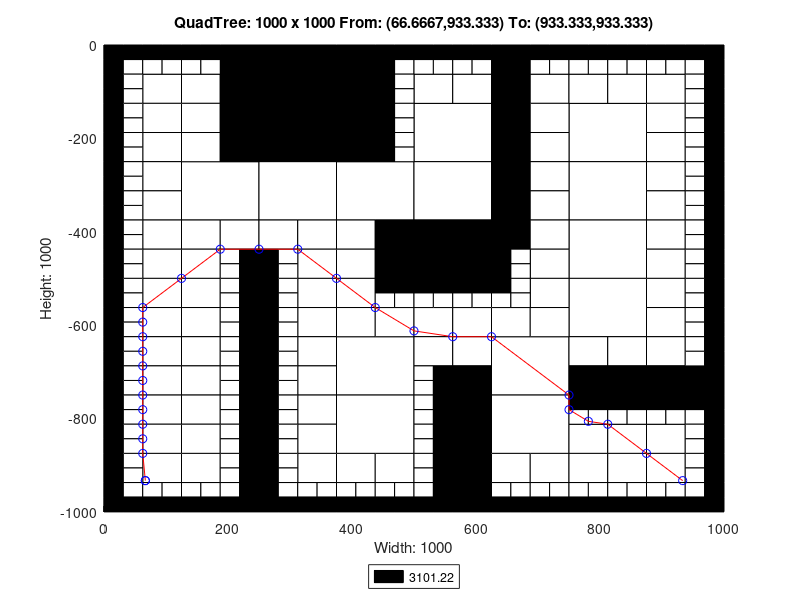

Reproduce this figure in MATLAB.
axis([0 1000 -1000 0]);
title('QuadTree: 1000 x 1000 From: (66.6667,933.333) To: (933.333,933.333)');
xlabel('Width: 1000');
ylabel('Height: 1000');
rectangle('Position',[250 -125 125 125], 'FaceColor',[0 0 0]);
rectangle('Position',[250 -250 125 125], 'FaceColor',[0 0 0]);
rectangle('Position',[125 -375 125 125], 'FaceColor',[1 1 1]);
rectangle('Position',[250 -375 125 125], 'FaceColor',[1 1 1]);
rectangle('Position',[375 -375 125 125], 'FaceColor',[1 1 1]);
rectangle('Position',[500 -250 125 125], 'FaceColor',[1 1 1]);
rectangle('Position',[750 -250 125 125], 'FaceColor',[1 1 1]);
rectangle('Position',[500 -375 125 125], 'FaceColor',[1 1 1]);
rectangle('Position',[500 -500 125 125], 'FaceColor',[0 0 0]);
rectangle('Position',[750 -375 125 125], 'FaceColor',[1 1 1]);
rectangle('Position',[750 -500 125 125], 'FaceColor',[1 1 1]);
rectangle('Position',[375 -750 125 125], 'FaceColor',[1 1 1]);
rectangle('Position',[375 -875 125 125], 'FaceColor',[1 1 1]);
rectangle('Position',[625 -750 125 125], 'FaceColor',[1 1 1]);
rectangle('Position',[750 -625 125 125], 'FaceColor',[1 1 1]);
rectangle('Position',[625 -875 125 125], 'FaceColor',[1 1 1]);
rectangle('Position',[62.5 -125 62.5 62.5], 'FaceColor',[1 1 1]);
rectangle('Position',[187.5 -62.5 62.5 62.5], 'FaceColor',[0 0 0]);
rectangle('Position',[125 -125 62.5 62.5], 'FaceColor',[1 1 1]);
rectangle('Position',[187.5 -125 62.5 62.5], 'FaceColor',[0 0 0]);
rectangle('Position',[62.5 -187.5 62.5 62.5], 'FaceColor',[1 1 1]);
rectangle('Position',[62.5 -250 62.5 62.5], 'FaceColor',[1 1 1]);
rectangle('Position',[125 -187.5 62.5 62.5], 'FaceColor',[1 1 1]);
rectangle('Position',[187.5 -187.5 62.5 62.5], 'FaceColor',[0 0 0]);
rectangle('Position',[125 -250 62.5 62.5], 'FaceColor',[1 1 1]);
rectangle('Position',[187.5 -250 62.5 62.5], 'FaceColor',[0 0 0]);
rectangle('Position',[375 -62.5 62.5 62.5], 'FaceColor',[0 0 0]);
rectangle('Position',[375 -125 62.5 62.5], 'FaceColor',[0 0 0]);
rectangle('Position',[375 -187.5 62.5 62.5], 'FaceColor',[0 0 0]);
rectangle('Position',[375 -250 62.5 62.5], 'FaceColor',[0 0 0]);
rectangle('Position',[62.5 -312.5 62.5 62.5], 'FaceColor',[1 1 1]);
rectangle('Position',[62.5 -375 62.5 62.5], 'FaceColor',[1 1 1]);
rectangle('Position',[62.5 -437.5 62.5 62.5], 'FaceColor',[1 1 1]);
rectangle('Position',[62.5 -500 62.5 62.5], 'FaceColor',[1 1 1]);
rectangle('Position',[125 -437.5 62.5 62.5], 'FaceColor',[1 1 1]);
rectangle('Position',[187.5 -437.5 62.5 62.5], 'FaceColor',[1 1 1]);
rectangle('Position',[125 -500 62.5 62.5], 'FaceColor',[1 1 1]);
rectangle('Position',[250 -437.5 62.5 62.5], 'FaceColor',[1 1 1]);
rectangle('Position',[312.5 -437.5 62.5 62.5], 'FaceColor',[1 1 1]);
rectangle('Position',[312.5 -500 62.5 62.5], 'FaceColor',[1 1 1]);
rectangle('Position',[375 -437.5 62.5 62.5], 'FaceColor',[1 1 1]);
rectangle('Position',[437.5 -437.5 62.5 62.5], 'FaceColor',[0 0 0]);
rectangle('Position',[375 -500 62.5 62.5], 'FaceColor',[1 1 1]);
rectangle('Position',[437.5 -500 62.5 62.5], 'FaceColor',[0 0 0]);
rectangle('Position',[500 -125 62.5 62.5], 'FaceColor',[1 1 1]);
rectangle('Position',[562.5 -125 62.5 62.5], 'FaceColor',[1 1 1]);
rectangle('Position',[625 -62.5 62.5 62.5], 'FaceColor',[0 0 0]);
rectangle('Position',[625 -125 62.5 62.5], 'FaceColor',[0 0 0]);
rectangle('Position',[687.5 -125 62.5 62.5], 'FaceColor',[1 1 1]);
rectangle('Position',[625 -187.5 62.5 62.5], 'FaceColor',[0 0 0]);
rectangle('Position',[687.5 -187.5 62.5 62.5], 'FaceColor',[1 1 1]);
rectangle('Position',[625 -250 62.5 62.5], 'FaceColor',[0 0 0]);
rectangle('Position',[687.5 -250 62.5 62.5], 'FaceColor',[1 1 1]);
rectangle('Position',[750 -125 62.5 62.5], 'FaceColor',[1 1 1]);
rectangle('Position',[812.5 -125 62.5 62.5], 'FaceColor',[1 1 1]);
rectangle('Position',[875 -125 62.5 62.5], 'FaceColor',[1 1 1]);
rectangle('Position',[875 -187.5 62.5 62.5], 'FaceColor',[1 1 1]);
rectangle('Position',[875 -250 62.5 62.5], 'FaceColor',[1 1 1]);
rectangle('Position',[625 -312.5 62.5 62.5], 'FaceColor',[0 0 0]);
rectangle('Position',[687.5 -312.5 62.5 62.5], 'FaceColor',[1 1 1]);
rectangle('Position',[625 -375 62.5 62.5], 'FaceColor',[0 0 0]);
rectangle('Position',[687.5 -375 62.5 62.5], 'FaceColor',[1 1 1]);
rectangle('Position',[625 -437.5 62.5 62.5], 'FaceColor',[0 0 0]);
rectangle('Position',[687.5 -437.5 62.5 62.5], 'FaceColor',[1 1 1]);
rectangle('Position',[687.5 -500 62.5 62.5], 'FaceColor',[1 1 1]);
rectangle('Position',[875 -312.5 62.5 62.5], 'FaceColor',[1 1 1]);
rectangle('Position',[875 -375 62.5 62.5], 'FaceColor',[1 1 1]);
rectangle('Position',[875 -437.5 62.5 62.5], 'FaceColor',[1 1 1]);
rectangle('Position',[875 -500 62.5 62.5], 'FaceColor',[1 1 1]);
rectangle('Position',[62.5 -562.5 62.5 62.5], 'FaceColor',[1 1 1]);
rectangle('Position',[62.5 -625 62.5 62.5], 'FaceColor',[1 1 1]);
rectangle('Position',[125 -562.5 62.5 62.5], 'FaceColor',[1 1 1]);
rectangle('Position',[125 -625 62.5 62.5], 'FaceColor',[1 1 1]);
rectangle('Position',[62.5 -687.5 62.5 62.5], 'FaceColor',[1 1 1]);
rectangle('Position',[62.5 -750 62.5 62.5], 'FaceColor',[1 1 1]);
rectangle('Position',[125 -687.5 62.5 62.5], 'FaceColor',[1 1 1]);
rectangle('Position',[125 -750 62.5 62.5], 'FaceColor',[1 1 1]);
rectangle('Position',[312.5 -562.5 62.5 62.5], 'FaceColor',[1 1 1]);
rectangle('Position',[312.5 -625 62.5 62.5], 'FaceColor',[1 1 1]);
rectangle('Position',[375 -562.5 62.5 62.5], 'FaceColor',[1 1 1]);
rectangle('Position',[375 -625 62.5 62.5], 'FaceColor',[1 1 1]);
rectangle('Position',[437.5 -625 62.5 62.5], 'FaceColor',[1 1 1]);
rectangle('Position',[312.5 -687.5 62.5 62.5], 'FaceColor',[1 1 1]);
rectangle('Position',[312.5 -750 62.5 62.5], 'FaceColor',[1 1 1]);
rectangle('Position',[62.5 -812.5 62.5 62.5], 'FaceColor',[1 1 1]);
rectangle('Position',[62.5 -875 62.5 62.5], 'FaceColor',[1 1 1]);
rectangle('Position',[125 -812.5 62.5 62.5], 'FaceColor',[1 1 1]);
rectangle('Position',[125 -875 62.5 62.5], 'FaceColor',[1 1 1]);
rectangle('Position',[62.5 -937.5 62.5 62.5], 'FaceColor',[1 1 1]);
rectangle('Position',[125 -937.5 62.5 62.5], 'FaceColor',[1 1 1]);
rectangle('Position',[312.5 -812.5 62.5 62.5], 'FaceColor',[1 1 1]);
rectangle('Position',[312.5 -875 62.5 62.5], 'FaceColor',[1 1 1]);
rectangle('Position',[312.5 -937.5 62.5 62.5], 'FaceColor',[1 1 1]);
rectangle('Position',[375 -937.5 62.5 62.5], 'FaceColor',[1 1 1]);
rectangle('Position',[437.5 -937.5 62.5 62.5], 'FaceColor',[1 1 1]);
rectangle('Position',[500 -625 62.5 62.5], 'FaceColor',[1 1 1]);
rectangle('Position',[562.5 -625 62.5 62.5], 'FaceColor',[1 1 1]);
rectangle('Position',[687.5 -562.5 62.5 62.5], 'FaceColor',[1 1 1]);
rectangle('Position',[625 -625 62.5 62.5], 'FaceColor',[1 1 1]);
rectangle('Position',[687.5 -625 62.5 62.5], 'FaceColor',[1 1 1]);
rectangle('Position',[500 -687.5 62.5 62.5], 'FaceColor',[1 1 1]);
rectangle('Position',[562.5 -687.5 62.5 62.5], 'FaceColor',[1 1 1]);
rectangle('Position',[562.5 -750 62.5 62.5], 'FaceColor',[0 0 0]);
rectangle('Position',[875 -562.5 62.5 62.5], 'FaceColor',[1 1 1]);
rectangle('Position',[875 -625 62.5 62.5], 'FaceColor',[1 1 1]);
rectangle('Position',[750 -687.5 62.5 62.5], 'FaceColor',[1 1 1]);
rectangle('Position',[812.5 -687.5 62.5 62.5], 'FaceColor',[1 1 1]);
rectangle('Position',[750 -750 62.5 62.5], 'FaceColor',[0 0 0]);
rectangle('Position',[812.5 -750 62.5 62.5], 'FaceColor',[0 0 0]);
rectangle('Position',[875 -687.5 62.5 62.5], 'FaceColor',[1 1 1]);
rectangle('Position',[875 -750 62.5 62.5], 'FaceColor',[0 0 0]);
rectangle('Position',[937.5 -750 62.5 62.5], 'FaceColor',[0 0 0]);
rectangle('Position',[562.5 -812.5 62.5 62.5], 'FaceColor',[0 0 0]);
rectangle('Position',[562.5 -875 62.5 62.5], 'FaceColor',[0 0 0]);
rectangle('Position',[562.5 -937.5 62.5 62.5], 'FaceColor',[0 0 0]);
rectangle('Position',[562.5 -1000 62.5 62.5], 'FaceColor',[0 0 0]);
rectangle('Position',[625 -937.5 62.5 62.5], 'FaceColor',[1 1 1]);
rectangle('Position',[687.5 -937.5 62.5 62.5], 'FaceColor',[1 1 1]);
rectangle('Position',[750 -875 62.5 62.5], 'FaceColor',[1 1 1]);
rectangle('Position',[812.5 -875 62.5 62.5], 'FaceColor',[1 1 1]);
rectangle('Position',[875 -875 62.5 62.5], 'FaceColor',[1 1 1]);
rectangle('Position',[750 -937.5 62.5 62.5], 'FaceColor',[1 1 1]);
rectangle('Position',[812.5 -937.5 62.5 62.5], 'FaceColor',[1 1 1]);
rectangle('Position',[875 -937.5 62.5 62.5], 'FaceColor',[1 1 1]);
rectangle('Position',[0 -31.25 31.25 31.25], 'FaceColor',[0 0 0]);
rectangle('Position',[31.25 -31.25 31.25 31.25], 'FaceColor',[0 0 0]);
rectangle('Position',[0 -62.5 31.25 31.25], 'FaceColor',[0 0 0]);
rectangle('Position',[31.25 -62.5 31.25 31.25], 'FaceColor',[1 1 1]);
rectangle('Position',[62.5 -31.25 31.25 31.25], 'FaceColor',[0 0 0]);
rectangle('Position',[93.75 -31.25 31.25 31.25], 'FaceColor',[0 0 0]);
rectangle('Position',[62.5 -62.5 31.25 31.25], 'FaceColor',[1 1 1]);
rectangle('Position',[93.75 -62.5 31.25 31.25], 'FaceColor',[1 1 1]);
rectangle('Position',[0 -93.75 31.25 31.25], 'FaceColor',[0 0 0]);
rectangle('Position',[31.25 -93.75 31.25 31.25], 'FaceColor',[1 1 1]);
rectangle('Position',[0 -125 31.25 31.25], 'FaceColor',[0 0 0]);
rectangle('Position',[31.25 -125 31.25 31.25], 'FaceColor',[1 1 1]);
rectangle('Position',[125 -31.25 31.25 31.25], 'FaceColor',[0 0 0]);
rectangle('Position',[156.25 -31.25 31.25 31.25], 'FaceColor',[0 0 0]);
rectangle('Position',[125 -62.5 31.25 31.25], 'FaceColor',[1 1 1]);
rectangle('Position',[156.25 -62.5 31.25 31.25], 'FaceColor',[1 1 1]);
rectangle('Position',[0 -156.25 31.25 31.25], 'FaceColor',[0 0 0]);
rectangle('Position',[31.25 -156.25 31.25 31.25], 'FaceColor',[1 1 1]);
rectangle('Position',[0 -187.5 31.25 31.25], 'FaceColor',[0 0 0]);
rectangle('Position',[31.25 -187.5 31.25 31.25], 'FaceColor',[1 1 1]);
rectangle('Position',[0 -218.75 31.25 31.25], 'FaceColor',[0 0 0]);
rectangle('Position',[31.25 -218.75 31.25 31.25], 'FaceColor',[1 1 1]);
rectangle('Position',[0 -250 31.25 31.25], 'FaceColor',[0 0 0]);
rectangle('Position',[31.25 -250 31.25 31.25], 'FaceColor',[1 1 1]);
rectangle('Position',[437.5 -31.25 31.25 31.25], 'FaceColor',[0 0 0]);
rectangle('Position',[468.75 -31.25 31.25 31.25], 'FaceColor',[0 0 0]);
rectangle('Position',[437.5 -62.5 31.25 31.25], 'FaceColor',[0 0 0]);
rectangle('Position',[468.75 -62.5 31.25 31.25], 'FaceColor',[1 1 1]);
rectangle('Position',[437.5 -93.75 31.25 31.25], 'FaceColor',[0 0 0]);
rectangle('Position',[468.75 -93.75 31.25 31.25], 'FaceColor',[1 1 1]);
rectangle('Position',[437.5 -125 31.25 31.25], 'FaceColor',[0 0 0]);
rectangle('Position',[468.75 -125 31.25 31.25], 'FaceColor',[1 1 1]);
rectangle('Position',[437.5 -156.25 31.25 31.25], 'FaceColor',[0 0 0]);
rectangle('Position',[468.75 -156.25 31.25 31.25], 'FaceColor',[1 1 1]);
rectangle('Position',[437.5 -187.5 31.25 31.25], 'FaceColor',[0 0 0]);
rectangle('Position',[468.75 -187.5 31.25 31.25], 'FaceColor',[1 1 1]);
rectangle('Position',[437.5 -218.75 31.25 31.25], 'FaceColor',[0 0 0]);
rectangle('Position',[468.75 -218.75 31.25 31.25], 'FaceColor',[1 1 1]);
rectangle('Position',[437.5 -250 31.25 31.25], 'FaceColor',[0 0 0]);
rectangle('Position',[468.75 -250 31.25 31.25], 'FaceColor',[1 1 1]);
rectangle('Position',[0 -281.25 31.25 31.25], 'FaceColor',[0 0 0]);
rectangle('Position',[31.25 -281.25 31.25 31.25], 'FaceColor',[1 1 1]);
rectangle('Position',[0 -312.5 31.25 31.25], 'FaceColor',[0 0 0]);
rectangle('Position',[31.25 -312.5 31.25 31.25], 'FaceColor',[1 1 1]);
rectangle('Position',[0 -343.75 31.25 31.25], 'FaceColor',[0 0 0]);
rectangle('Position',[31.25 -343.75 31.25 31.25], 'FaceColor',[1 1 1]);
rectangle('Position',[0 -375 31.25 31.25], 'FaceColor',[0 0 0]);
rectangle('Position',[31.25 -375 31.25 31.25], 'FaceColor',[1 1 1]);
rectangle('Position',[0 -406.25 31.25 31.25], 'FaceColor',[0 0 0]);
rectangle('Position',[31.25 -406.25 31.25 31.25], 'FaceColor',[1 1 1]);
rectangle('Position',[0 -437.5 31.25 31.25], 'FaceColor',[0 0 0]);
rectangle('Position',[31.25 -437.5 31.25 31.25], 'FaceColor',[1 1 1]);
rectangle('Position',[0 -468.75 31.25 31.25], 'FaceColor',[0 0 0]);
rectangle('Position',[31.25 -468.75 31.25 31.25], 'FaceColor',[1 1 1]);
rectangle('Position',[0 -500 31.25 31.25], 'FaceColor',[0 0 0]);
rectangle('Position',[31.25 -500 31.25 31.25], 'FaceColor',[1 1 1]);
rectangle('Position',[187.5 -468.75 31.25 31.25], 'FaceColor',[1 1 1]);
rectangle('Position',[218.75 -468.75 31.25 31.25], 'FaceColor',[0 0 0]);
rectangle('Position',[187.5 -500 31.25 31.25], 'FaceColor',[1 1 1]);
rectangle('Position',[218.75 -500 31.25 31.25], 'FaceColor',[0 0 0]);
rectangle('Position',[250 -468.75 31.25 31.25], 'FaceColor',[0 0 0]);
rectangle('Position',[281.25 -468.75 31.25 31.25], 'FaceColor',[1 1 1]);
rectangle('Position',[250 -500 31.25 31.25], 'FaceColor',[0 0 0]);
rectangle('Position',[281.25 -500 31.25 31.25], 'FaceColor',[1 1 1]);
rectangle('Position',[500 -31.25 31.25 31.25], 'FaceColor',[0 0 0]);
rectangle('Position',[531.25 -31.25 31.25 31.25], 'FaceColor',[0 0 0]);
rectangle('Position',[500 -62.5 31.25 31.25], 'FaceColor',[1 1 1]);
rectangle('Position',[531.25 -62.5 31.25 31.25], 'FaceColor',[1 1 1]);
rectangle('Position',[562.5 -31.25 31.25 31.25], 'FaceColor',[0 0 0]);
rectangle('Position',[593.75 -31.25 31.25 31.25], 'FaceColor',[0 0 0]);
rectangle('Position',[562.5 -62.5 31.25 31.25], 'FaceColor',[1 1 1]);
rectangle('Position',[593.75 -62.5 31.25 31.25], 'FaceColor',[1 1 1]);
rectangle('Position',[687.5 -31.25 31.25 31.25], 'FaceColor',[0 0 0]);
rectangle('Position',[718.75 -31.25 31.25 31.25], 'FaceColor',[0 0 0]);
rectangle('Position',[687.5 -62.5 31.25 31.25], 'FaceColor',[1 1 1]);
rectangle('Position',[718.75 -62.5 31.25 31.25], 'FaceColor',[1 1 1]);
rectangle('Position',[750 -31.25 31.25 31.25], 'FaceColor',[0 0 0]);
rectangle('Position',[781.25 -31.25 31.25 31.25], 'FaceColor',[0 0 0]);
rectangle('Position',[750 -62.5 31.25 31.25], 'FaceColor',[1 1 1]);
rectangle('Position',[781.25 -62.5 31.25 31.25], 'FaceColor',[1 1 1]);
rectangle('Position',[812.5 -31.25 31.25 31.25], 'FaceColor',[0 0 0]);
rectangle('Position',[843.75 -31.25 31.25 31.25], 'FaceColor',[0 0 0]);
rectangle('Position',[812.5 -62.5 31.25 31.25], 'FaceColor',[1 1 1]);
rectangle('Position',[843.75 -62.5 31.25 31.25], 'FaceColor',[1 1 1]);
rectangle('Position',[875 -31.25 31.25 31.25], 'FaceColor',[0 0 0]);
rectangle('Position',[906.25 -31.25 31.25 31.25], 'FaceColor',[0 0 0]);
rectangle('Position',[875 -62.5 31.25 31.25], 'FaceColor',[1 1 1]);
rectangle('Position',[906.25 -62.5 31.25 31.25], 'FaceColor',[1 1 1]);
rectangle('Position',[937.5 -31.25 31.25 31.25], 'FaceColor',[0 0 0]);
rectangle('Position',[968.75 -31.25 31.25 31.25], 'FaceColor',[0 0 0]);
rectangle('Position',[937.5 -62.5 31.25 31.25], 'FaceColor',[1 1 1]);
rectangle('Position',[968.75 -62.5 31.25 31.25], 'FaceColor',[0 0 0]);
rectangle('Position',[937.5 -93.75 31.25 31.25], 'FaceColor',[1 1 1]);
rectangle('Position',[968.75 -93.75 31.25 31.25], 'FaceColor',[0 0 0]);
rectangle('Position',[937.5 -125 31.25 31.25], 'FaceColor',[1 1 1]);
rectangle('Position',[968.75 -125 31.25 31.25], 'FaceColor',[0 0 0]);
rectangle('Position',[937.5 -156.25 31.25 31.25], 'FaceColor',[1 1 1]);
rectangle('Position',[968.75 -156.25 31.25 31.25], 'FaceColor',[0 0 0]);
rectangle('Position',[937.5 -187.5 31.25 31.25], 'FaceColor',[1 1 1]);
rectangle('Position',[968.75 -187.5 31.25 31.25], 'FaceColor',[0 0 0]);
rectangle('Position',[937.5 -218.75 31.25 31.25], 'FaceColor',[1 1 1]);
rectangle('Position',[968.75 -218.75 31.25 31.25], 'FaceColor',[0 0 0]);
rectangle('Position',[937.5 -250 31.25 31.25], 'FaceColor',[1 1 1]);
rectangle('Position',[968.75 -250 31.25 31.25], 'FaceColor',[0 0 0]);
rectangle('Position',[625 -468.75 31.25 31.25], 'FaceColor',[0 0 0]);
rectangle('Position',[656.25 -468.75 31.25 31.25], 'FaceColor',[1 1 1]);
rectangle('Position',[625 -500 31.25 31.25], 'FaceColor',[0 0 0]);
rectangle('Position',[656.25 -500 31.25 31.25], 'FaceColor',[1 1 1]);
rectangle('Position',[937.5 -281.25 31.25 31.25], 'FaceColor',[1 1 1]);
rectangle('Position',[968.75 -281.25 31.25 31.25], 'FaceColor',[0 0 0]);
rectangle('Position',[937.5 -312.5 31.25 31.25], 'FaceColor',[1 1 1]);
rectangle('Position',[968.75 -312.5 31.25 31.25], 'FaceColor',[0 0 0]);
rectangle('Position',[937.5 -343.75 31.25 31.25], 'FaceColor',[1 1 1]);
rectangle('Position',[968.75 -343.75 31.25 31.25], 'FaceColor',[0 0 0]);
rectangle('Position',[937.5 -375 31.25 31.25], 'FaceColor',[1 1 1]);
rectangle('Position',[968.75 -375 31.25 31.25], 'FaceColor',[0 0 0]);
rectangle('Position',[937.5 -406.25 31.25 31.25], 'FaceColor',[1 1 1]);
rectangle('Position',[968.75 -406.25 31.25 31.25], 'FaceColor',[0 0 0]);
rectangle('Position',[937.5 -437.5 31.25 31.25], 'FaceColor',[1 1 1]);
rectangle('Position',[968.75 -437.5 31.25 31.25], 'FaceColor',[0 0 0]);
rectangle('Position',[937.5 -468.75 31.25 31.25], 'FaceColor',[1 1 1]);
rectangle('Position',[968.75 -468.75 31.25 31.25], 'FaceColor',[0 0 0]);
rectangle('Position',[937.5 -500 31.25 31.25], 'FaceColor',[1 1 1]);
rectangle('Position',[968.75 -500 31.25 31.25], 'FaceColor',[0 0 0]);
rectangle('Position',[0 -531.25 31.25 31.25], 'FaceColor',[0 0 0]);
rectangle('Position',[31.25 -531.25 31.25 31.25], 'FaceColor',[1 1 1]);
rectangle('Position',[0 -562.5 31.25 31.25], 'FaceColor',[0 0 0]);
rectangle('Position',[31.25 -562.5 31.25 31.25], 'FaceColor',[1 1 1]);
rectangle('Position',[0 -593.75 31.25 31.25], 'FaceColor',[0 0 0]);
rectangle('Position',[31.25 -593.75 31.25 31.25], 'FaceColor',[1 1 1]);
rectangle('Position',[0 -625 31.25 31.25], 'FaceColor',[0 0 0]);
rectangle('Position',[31.25 -625 31.25 31.25], 'FaceColor',[1 1 1]);
rectangle('Position',[187.5 -531.25 31.25 31.25], 'FaceColor',[1 1 1]);
rectangle('Position',[218.75 -531.25 31.25 31.25], 'FaceColor',[0 0 0]);
rectangle('Position',[187.5 -562.5 31.25 31.25], 'FaceColor',[1 1 1]);
rectangle('Position',[218.75 -562.5 31.25 31.25], 'FaceColor',[0 0 0]);
rectangle('Position',[187.5 -593.75 31.25 31.25], 'FaceColor',[1 1 1]);
rectangle('Position',[218.75 -593.75 31.25 31.25], 'FaceColor',[0 0 0]);
rectangle('Position',[187.5 -625 31.25 31.25], 'FaceColor',[1 1 1]);
rectangle('Position',[218.75 -625 31.25 31.25], 'FaceColor',[0 0 0]);
rectangle('Position',[0 -656.25 31.25 31.25], 'FaceColor',[0 0 0]);
rectangle('Position',[31.25 -656.25 31.25 31.25], 'FaceColor',[1 1 1]);
rectangle('Position',[0 -687.5 31.25 31.25], 'FaceColor',[0 0 0]);
rectangle('Position',[31.25 -687.5 31.25 31.25], 'FaceColor',[1 1 1]);
rectangle('Position',[0 -718.75 31.25 31.25], 'FaceColor',[0 0 0]);
rectangle('Position',[31.25 -718.75 31.25 31.25], 'FaceColor',[1 1 1]);
rectangle('Position',[0 -750 31.25 31.25], 'FaceColor',[0 0 0]);
rectangle('Position',[31.25 -750 31.25 31.25], 'FaceColor',[1 1 1]);
rectangle('Position',[187.5 -656.25 31.25 31.25], 'FaceColor',[1 1 1]);
rectangle('Position',[218.75 -656.25 31.25 31.25], 'FaceColor',[0 0 0]);
rectangle('Position',[187.5 -687.5 31.25 31.25], 'FaceColor',[1 1 1]);
rectangle('Position',[218.75 -687.5 31.25 31.25], 'FaceColor',[0 0 0]);
rectangle('Position',[187.5 -718.75 31.25 31.25], 'FaceColor',[1 1 1]);
rectangle('Position',[218.75 -718.75 31.25 31.25], 'FaceColor',[0 0 0]);
rectangle('Position',[187.5 -750 31.25 31.25], 'FaceColor',[1 1 1]);
rectangle('Position',[218.75 -750 31.25 31.25], 'FaceColor',[0 0 0]);
rectangle('Position',[250 -531.25 31.25 31.25], 'FaceColor',[0 0 0]);
rectangle('Position',[281.25 -531.25 31.25 31.25], 'FaceColor',[1 1 1]);
rectangle('Position',[250 -562.5 31.25 31.25], 'FaceColor',[0 0 0]);
rectangle('Position',[281.25 -562.5 31.25 31.25], 'FaceColor',[1 1 1]);
rectangle('Position',[250 -593.75 31.25 31.25], 'FaceColor',[0 0 0]);
rectangle('Position',[281.25 -593.75 31.25 31.25], 'FaceColor',[1 1 1]);
rectangle('Position',[250 -625 31.25 31.25], 'FaceColor',[0 0 0]);
rectangle('Position',[281.25 -625 31.25 31.25], 'FaceColor',[1 1 1]);
rectangle('Position',[437.5 -531.25 31.25 31.25], 'FaceColor',[0 0 0]);
rectangle('Position',[468.75 -531.25 31.25 31.25], 'FaceColor',[0 0 0]);
rectangle('Position',[437.5 -562.5 31.25 31.25], 'FaceColor',[1 1 1]);
rectangle('Position',[468.75 -562.5 31.25 31.25], 'FaceColor',[1 1 1]);
rectangle('Position',[250 -656.25 31.25 31.25], 'FaceColor',[0 0 0]);
rectangle('Position',[281.25 -656.25 31.25 31.25], 'FaceColor',[1 1 1]);
rectangle('Position',[250 -687.5 31.25 31.25], 'FaceColor',[0 0 0]);
rectangle('Position',[281.25 -687.5 31.25 31.25], 'FaceColor',[1 1 1]);
rectangle('Position',[250 -718.75 31.25 31.25], 'FaceColor',[0 0 0]);
rectangle('Position',[281.25 -718.75 31.25 31.25], 'FaceColor',[1 1 1]);
rectangle('Position',[250 -750 31.25 31.25], 'FaceColor',[0 0 0]);
rectangle('Position',[281.25 -750 31.25 31.25], 'FaceColor',[1 1 1]);
rectangle('Position',[0 -781.25 31.25 31.25], 'FaceColor',[0 0 0]);
rectangle('Position',[31.25 -781.25 31.25 31.25], 'FaceColor',[1 1 1]);
rectangle('Position',[0 -812.5 31.25 31.25], 'FaceColor',[0 0 0]);
rectangle('Position',[31.25 -812.5 31.25 31.25], 'FaceColor',[1 1 1]);
rectangle('Position',[0 -843.75 31.25 31.25], 'FaceColor',[0 0 0]);
rectangle('Position',[31.25 -843.75 31.25 31.25], 'FaceColor',[1 1 1]);
rectangle('Position',[0 -875 31.25 31.25], 'FaceColor',[0 0 0]);
rectangle('Position',[31.25 -875 31.25 31.25], 'FaceColor',[1 1 1]);
rectangle('Position',[187.5 -781.25 31.25 31.25], 'FaceColor',[1 1 1]);
rectangle('Position',[218.75 -781.25 31.25 31.25], 'FaceColor',[0 0 0]);
rectangle('Position',[187.5 -812.5 31.25 31.25], 'FaceColor',[1 1 1]);
rectangle('Position',[218.75 -812.5 31.25 31.25], 'FaceColor',[0 0 0]);
rectangle('Position',[187.5 -843.75 31.25 31.25], 'FaceColor',[1 1 1]);
rectangle('Position',[218.75 -843.75 31.25 31.25], 'FaceColor',[0 0 0]);
rectangle('Position',[187.5 -875 31.25 31.25], 'FaceColor',[1 1 1]);
rectangle('Position',[218.75 -875 31.25 31.25], 'FaceColor',[0 0 0]);
rectangle('Position',[0 -906.25 31.25 31.25], 'FaceColor',[0 0 0]);
rectangle('Position',[31.25 -906.25 31.25 31.25], 'FaceColor',[1 1 1]);
rectangle('Position',[0 -937.5 31.25 31.25], 'FaceColor',[0 0 0]);
rectangle('Position',[31.25 -937.5 31.25 31.25], 'FaceColor',[1 1 1]);
rectangle('Position',[0 -968.75 31.25 31.25], 'FaceColor',[0 0 0]);
rectangle('Position',[31.25 -968.75 31.25 31.25], 'FaceColor',[1 1 1]);
rectangle('Position',[0 -1000 31.25 31.25], 'FaceColor',[0 0 0]);
rectangle('Position',[31.25 -1000 31.25 31.25], 'FaceColor',[0 0 0]);
rectangle('Position',[62.5 -968.75 31.25 31.25], 'FaceColor',[1 1 1]);
rectangle('Position',[93.75 -968.75 31.25 31.25], 'FaceColor',[1 1 1]);
rectangle('Position',[62.5 -1000 31.25 31.25], 'FaceColor',[0 0 0]);
rectangle('Position',[93.75 -1000 31.25 31.25], 'FaceColor',[0 0 0]);
rectangle('Position',[187.5 -906.25 31.25 31.25], 'FaceColor',[1 1 1]);
rectangle('Position',[218.75 -906.25 31.25 31.25], 'FaceColor',[0 0 0]);
rectangle('Position',[187.5 -937.5 31.25 31.25], 'FaceColor',[1 1 1]);
rectangle('Position',[218.75 -937.5 31.25 31.25], 'FaceColor',[0 0 0]);
rectangle('Position',[125 -968.75 31.25 31.25], 'FaceColor',[1 1 1]);
rectangle('Position',[156.25 -968.75 31.25 31.25], 'FaceColor',[1 1 1]);
rectangle('Position',[125 -1000 31.25 31.25], 'FaceColor',[0 0 0]);
rectangle('Position',[156.25 -1000 31.25 31.25], 'FaceColor',[0 0 0]);
rectangle('Position',[187.5 -968.75 31.25 31.25], 'FaceColor',[1 1 1]);
rectangle('Position',[218.75 -968.75 31.25 31.25], 'FaceColor',[0 0 0]);
rectangle('Position',[187.5 -1000 31.25 31.25], 'FaceColor',[0 0 0]);
rectangle('Position',[218.75 -1000 31.25 31.25], 'FaceColor',[0 0 0]);
rectangle('Position',[250 -781.25 31.25 31.25], 'FaceColor',[0 0 0]);
rectangle('Position',[281.25 -781.25 31.25 31.25], 'FaceColor',[1 1 1]);
rectangle('Position',[250 -812.5 31.25 31.25], 'FaceColor',[0 0 0]);
rectangle('Position',[281.25 -812.5 31.25 31.25], 'FaceColor',[1 1 1]);
rectangle('Position',[250 -843.75 31.25 31.25], 'FaceColor',[0 0 0]);
rectangle('Position',[281.25 -843.75 31.25 31.25], 'FaceColor',[1 1 1]);
rectangle('Position',[250 -875 31.25 31.25], 'FaceColor',[0 0 0]);
rectangle('Position',[281.25 -875 31.25 31.25], 'FaceColor',[1 1 1]);
rectangle('Position',[250 -906.25 31.25 31.25], 'FaceColor',[0 0 0]);
rectangle('Position',[281.25 -906.25 31.25 31.25], 'FaceColor',[1 1 1]);
rectangle('Position',[250 -937.5 31.25 31.25], 'FaceColor',[0 0 0]);
rectangle('Position',[281.25 -937.5 31.25 31.25], 'FaceColor',[1 1 1]);
rectangle('Position',[250 -968.75 31.25 31.25], 'FaceColor',[0 0 0]);
rectangle('Position',[281.25 -968.75 31.25 31.25], 'FaceColor',[1 1 1]);
rectangle('Position',[250 -1000 31.25 31.25], 'FaceColor',[0 0 0]);
rectangle('Position',[281.25 -1000 31.25 31.25], 'FaceColor',[0 0 0]);
rectangle('Position',[312.5 -968.75 31.25 31.25], 'FaceColor',[1 1 1]);
rectangle('Position',[343.75 -968.75 31.25 31.25], 'FaceColor',[1 1 1]);
rectangle('Position',[312.5 -1000 31.25 31.25], 'FaceColor',[0 0 0]);
rectangle('Position',[343.75 -1000 31.25 31.25], 'FaceColor',[0 0 0]);
rectangle('Position',[375 -968.75 31.25 31.25], 'FaceColor',[1 1 1]);
rectangle('Position',[406.25 -968.75 31.25 31.25], 'FaceColor',[1 1 1]);
rectangle('Position',[375 -1000 31.25 31.25], 'FaceColor',[0 0 0]);
rectangle('Position',[406.25 -1000 31.25 31.25], 'FaceColor',[0 0 0]);
rectangle('Position',[437.5 -968.75 31.25 31.25], 'FaceColor',[1 1 1]);
rectangle('Position',[468.75 -968.75 31.25 31.25], 'FaceColor',[1 1 1]);
rectangle('Position',[437.5 -1000 31.25 31.25], 'FaceColor',[0 0 0]);
rectangle('Position',[468.75 -1000 31.25 31.25], 'FaceColor',[0 0 0]);
rectangle('Position',[500 -531.25 31.25 31.25], 'FaceColor',[0 0 0]);
rectangle('Position',[531.25 -531.25 31.25 31.25], 'FaceColor',[0 0 0]);
rectangle('Position',[500 -562.5 31.25 31.25], 'FaceColor',[1 1 1]);
rectangle('Position',[531.25 -562.5 31.25 31.25], 'FaceColor',[1 1 1]);
rectangle('Position',[562.5 -531.25 31.25 31.25], 'FaceColor',[0 0 0]);
rectangle('Position',[593.75 -531.25 31.25 31.25], 'FaceColor',[0 0 0]);
rectangle('Position',[562.5 -562.5 31.25 31.25], 'FaceColor',[1 1 1]);
rectangle('Position',[593.75 -562.5 31.25 31.25], 'FaceColor',[1 1 1]);
rectangle('Position',[625 -531.25 31.25 31.25], 'FaceColor',[0 0 0]);
rectangle('Position',[656.25 -531.25 31.25 31.25], 'FaceColor',[1 1 1]);
rectangle('Position',[625 -562.5 31.25 31.25], 'FaceColor',[1 1 1]);
rectangle('Position',[656.25 -562.5 31.25 31.25], 'FaceColor',[1 1 1]);
rectangle('Position',[500 -718.75 31.25 31.25], 'FaceColor',[1 1 1]);
rectangle('Position',[531.25 -718.75 31.25 31.25], 'FaceColor',[0 0 0]);
rectangle('Position',[500 -750 31.25 31.25], 'FaceColor',[1 1 1]);
rectangle('Position',[531.25 -750 31.25 31.25], 'FaceColor',[0 0 0]);
rectangle('Position',[937.5 -531.25 31.25 31.25], 'FaceColor',[1 1 1]);
rectangle('Position',[968.75 -531.25 31.25 31.25], 'FaceColor',[0 0 0]);
rectangle('Position',[937.5 -562.5 31.25 31.25], 'FaceColor',[1 1 1]);
rectangle('Position',[968.75 -562.5 31.25 31.25], 'FaceColor',[0 0 0]);
rectangle('Position',[937.5 -593.75 31.25 31.25], 'FaceColor',[1 1 1]);
rectangle('Position',[968.75 -593.75 31.25 31.25], 'FaceColor',[0 0 0]);
rectangle('Position',[937.5 -625 31.25 31.25], 'FaceColor',[1 1 1]);
rectangle('Position',[968.75 -625 31.25 31.25], 'FaceColor',[0 0 0]);
rectangle('Position',[937.5 -656.25 31.25 31.25], 'FaceColor',[1 1 1]);
rectangle('Position',[968.75 -656.25 31.25 31.25], 'FaceColor',[0 0 0]);
rectangle('Position',[937.5 -687.5 31.25 31.25], 'FaceColor',[1 1 1]);
rectangle('Position',[968.75 -687.5 31.25 31.25], 'FaceColor',[0 0 0]);
rectangle('Position',[500 -781.25 31.25 31.25], 'FaceColor',[1 1 1]);
rectangle('Position',[531.25 -781.25 31.25 31.25], 'FaceColor',[0 0 0]);
rectangle('Position',[500 -812.5 31.25 31.25], 'FaceColor',[1 1 1]);
rectangle('Position',[531.25 -812.5 31.25 31.25], 'FaceColor',[0 0 0]);
rectangle('Position',[500 -843.75 31.25 31.25], 'FaceColor',[1 1 1]);
rectangle('Position',[531.25 -843.75 31.25 31.25], 'FaceColor',[0 0 0]);
rectangle('Position',[500 -875 31.25 31.25], 'FaceColor',[1 1 1]);
rectangle('Position',[531.25 -875 31.25 31.25], 'FaceColor',[0 0 0]);
rectangle('Position',[500 -906.25 31.25 31.25], 'FaceColor',[1 1 1]);
rectangle('Position',[531.25 -906.25 31.25 31.25], 'FaceColor',[0 0 0]);
rectangle('Position',[500 -937.5 31.25 31.25], 'FaceColor',[1 1 1]);
rectangle('Position',[531.25 -937.5 31.25 31.25], 'FaceColor',[0 0 0]);
rectangle('Position',[500 -968.75 31.25 31.25], 'FaceColor',[1 1 1]);
rectangle('Position',[531.25 -968.75 31.25 31.25], 'FaceColor',[0 0 0]);
rectangle('Position',[500 -1000 31.25 31.25], 'FaceColor',[0 0 0]);
rectangle('Position',[531.25 -1000 31.25 31.25], 'FaceColor',[0 0 0]);
rectangle('Position',[625 -968.75 31.25 31.25], 'FaceColor',[1 1 1]);
rectangle('Position',[656.25 -968.75 31.25 31.25], 'FaceColor',[1 1 1]);
rectangle('Position',[625 -1000 31.25 31.25], 'FaceColor',[0 0 0]);
rectangle('Position',[656.25 -1000 31.25 31.25], 'FaceColor',[0 0 0]);
rectangle('Position',[687.5 -968.75 31.25 31.25], 'FaceColor',[1 1 1]);
rectangle('Position',[718.75 -968.75 31.25 31.25], 'FaceColor',[1 1 1]);
rectangle('Position',[687.5 -1000 31.25 31.25], 'FaceColor',[0 0 0]);
rectangle('Position',[718.75 -1000 31.25 31.25], 'FaceColor',[0 0 0]);
rectangle('Position',[750 -781.25 31.25 31.25], 'FaceColor',[0 0 0]);
rectangle('Position',[781.25 -781.25 31.25 31.25], 'FaceColor',[0 0 0]);
rectangle('Position',[750 -812.5 31.25 31.25], 'FaceColor',[1 1 1]);
rectangle('Position',[781.25 -812.5 31.25 31.25], 'FaceColor',[1 1 1]);
rectangle('Position',[812.5 -781.25 31.25 31.25], 'FaceColor',[0 0 0]);
rectangle('Position',[843.75 -781.25 31.25 31.25], 'FaceColor',[0 0 0]);
rectangle('Position',[812.5 -812.5 31.25 31.25], 'FaceColor',[1 1 1]);
rectangle('Position',[843.75 -812.5 31.25 31.25], 'FaceColor',[1 1 1]);
rectangle('Position',[875 -781.25 31.25 31.25], 'FaceColor',[0 0 0]);
rectangle('Position',[906.25 -781.25 31.25 31.25], 'FaceColor',[0 0 0]);
rectangle('Position',[875 -812.5 31.25 31.25], 'FaceColor',[1 1 1]);
rectangle('Position',[906.25 -812.5 31.25 31.25], 'FaceColor',[1 1 1]);
rectangle('Position',[937.5 -781.25 31.25 31.25], 'FaceColor',[0 0 0]);
rectangle('Position',[968.75 -781.25 31.25 31.25], 'FaceColor',[0 0 0]);
rectangle('Position',[937.5 -812.5 31.25 31.25], 'FaceColor',[1 1 1]);
rectangle('Position',[968.75 -812.5 31.25 31.25], 'FaceColor',[0 0 0]);
rectangle('Position',[937.5 -843.75 31.25 31.25], 'FaceColor',[1 1 1]);
rectangle('Position',[968.75 -843.75 31.25 31.25], 'FaceColor',[0 0 0]);
rectangle('Position',[937.5 -875 31.25 31.25], 'FaceColor',[1 1 1]);
rectangle('Position',[968.75 -875 31.25 31.25], 'FaceColor',[0 0 0]);
rectangle('Position',[750 -968.75 31.25 31.25], 'FaceColor',[1 1 1]);
rectangle('Position',[781.25 -968.75 31.25 31.25], 'FaceColor',[1 1 1]);
rectangle('Position',[750 -1000 31.25 31.25], 'FaceColor',[0 0 0]);
rectangle('Position',[781.25 -1000 31.25 31.25], 'FaceColor',[0 0 0]);
rectangle('Position',[812.5 -968.75 31.25 31.25], 'FaceColor',[1 1 1]);
rectangle('Position',[843.75 -968.75 31.25 31.25], 'FaceColor',[1 1 1]);
rectangle('Position',[812.5 -1000 31.25 31.25], 'FaceColor',[0 0 0]);
rectangle('Position',[843.75 -1000 31.25 31.25], 'FaceColor',[0 0 0]);
rectangle('Position',[937.5 -906.25 31.25 31.25], 'FaceColor',[1 1 1]);
rectangle('Position',[968.75 -906.25 31.25 31.25], 'FaceColor',[0 0 0]);
rectangle('Position',[937.5 -937.5 31.25 31.25], 'FaceColor',[1 1 1]);
rectangle('Position',[968.75 -937.5 31.25 31.25], 'FaceColor',[0 0 0]);
rectangle('Position',[875 -968.75 31.25 31.25], 'FaceColor',[1 1 1]);
rectangle('Position',[906.25 -968.75 31.25 31.25], 'FaceColor',[1 1 1]);
rectangle('Position',[875 -1000 31.25 31.25], 'FaceColor',[0 0 0]);
rectangle('Position',[906.25 -1000 31.25 31.25], 'FaceColor',[0 0 0]);
rectangle('Position',[937.5 -968.75 31.25 31.25], 'FaceColor',[1 1 1]);
rectangle('Position',[968.75 -968.75 31.25 31.25], 'FaceColor',[0 0 0]);
rectangle('Position',[937.5 -1000 31.25 31.25], 'FaceColor',[0 0 0]);
rectangle('Position',[968.75 -1000 31.25 31.25], 'FaceColor',[0 0 0]);
X=[933.333,875,812.5,781.25,750,750,625,562.5,500,437.5,375,312.5,250,187.5,125,62.5,62.5,62.5,62.5,62.5,62.5,62.5,62.5,62.5,62.5,62.5,66.6667,66.6667];
Y=[-933.333,-875,-812.5,-806.25,-781.25,-750,-625,-625,-612.5,-562.5,-500,-437.5,-437.5,-437.5,-500,-562.5,-593.75,-625,-656.25,-687.5,-718.75,-750,-781.25,-812.5,-843.75,-875,-933.333,-933.333];
hold on;
plot(X,Y,'r');
plot(X,Y,'bo');
legend('3101.22','Location','southoutside');
